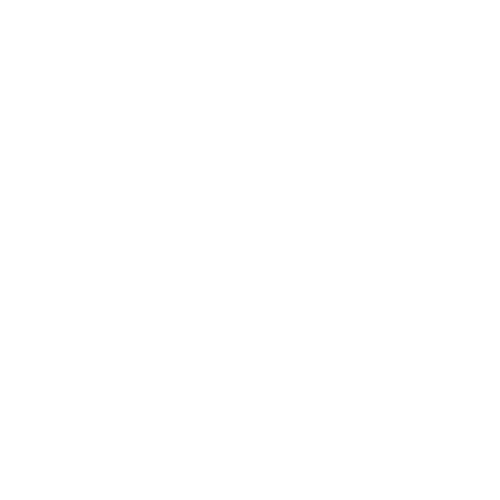
Frame 1 (no input)
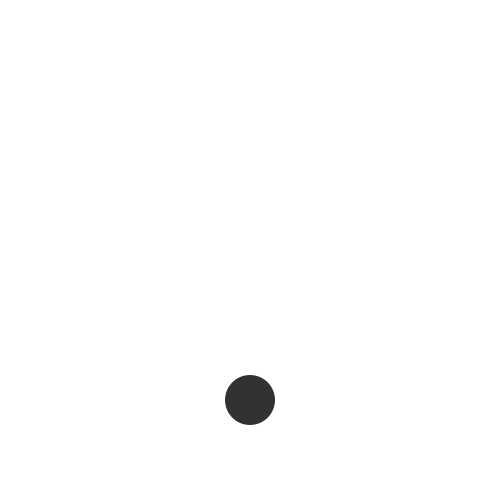
Frame 60 (the mouse pressed at the canvas centre just before this capture)
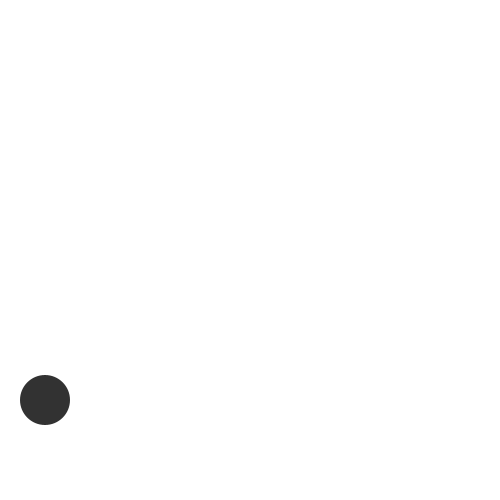
Frame 120 (the mouse held since frame 60 and released just before this capture)

The Processing sketch that drew these frames (run headless with seeded random() and noise(); from frame 60 on, the mouse is pressed at the canvas centre):

// Processing sketch: sketch_8_3RollendeBal
// ── sketch_8_3RollendeBal.pde
int x = -50;
int SizeAmount = 500;

void setup() {
  size(500, 500);
  background(255);
}

void draw() {
  if (x < SizeAmount) {
    x += 5;
  } else if (x >= SizeAmount) {
    x -= 500;
  }
  
  background(255);
  fill(50);
  noStroke();
  circle(x, 400, 50);
}
